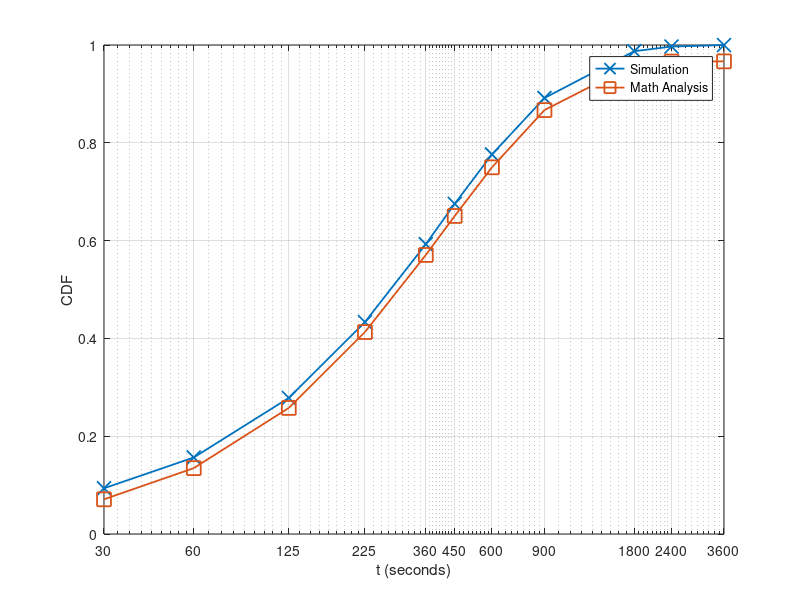

MATLAB code to generate this figure:
% case not
x_label =[0	30	60	125	225	360	450	600	900	1800	2400	3600]

%% for cdf
%N=100000
y_sim = [0	0.09348	0.1565	0.27832	0.4334	0.59272	0.67524	0.77624	0.89158	0.98728	0.99682	0.99988]
y_math = [0	0.070951	0.1347	0.257823	0.412981	0.570645	0.650345	0.749866	0.866875	0.960696	0.966141	0.96654]


i = i+1;
figure(i)

semilogx(x_label,y_sim,'-x', 'MarkerSize',10, 'LineWidth',1.3)
hold on
semilogx(x_label,y_math,'-s', 'MarkerSize',10, 'LineWidth',1.3)
hold on


xlabel('t (seconds)')
ylabel('CDF')


xticklabels({'0',	'30',	'60',	'125',	'225',	'360',	'450',	'600',	'900',	'1800',	'2400',	'3600'});
set(gca, 'XTick', x_label);
xlim([30, 3600]);
legend({'Simulation','Math Analysis'},'NumColumns',1);

hold off;
grid on;